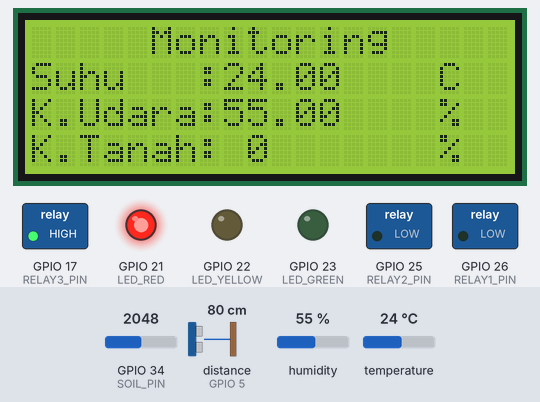
A sketch run on a simulated ESP32. Shown: 20×4 character LCD, switched loads named in the sketch (green lamp = pin HIGH), output pins drawn as LEDs (lit = HIGH). Wiring (inferred from the names in the program): ultrasonic range finder: trigger GPIO 18; echo GPIO 5. The inputs (shaded band) are chosen by the test bench; at power-on: GPIO 34 (SOIL_PIN) = 2048, distance to the obstacle (sensor on GPIO 5) 80 cm, humidity 55 %, temperature 24 °C. The echo pulse lasts 58.3 µs per cm; WiFi joins after 1.5 s; servers stay silent unless stated; storage starts empty; no MQTT or app messages arrive unless stated; pins used as bus, display or sensor lines are not drawn; what the sketch prints to the serial monitor is not drawn.

Above: at 7.8 s.
7.9 s: GPIO 34 (SOIL_PIN) set to 1464
At 12.4 s:
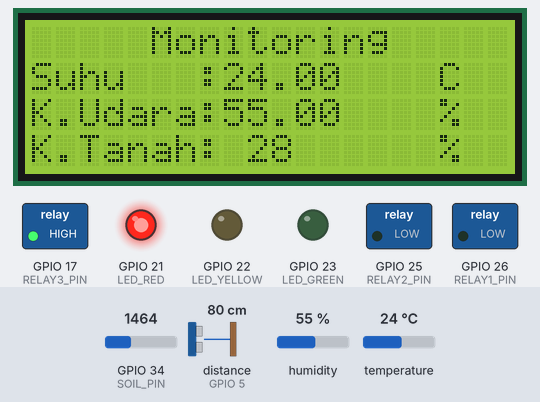
13.3 s: GPIO 34 (SOIL_PIN) set to 1365
At 17.7 s:
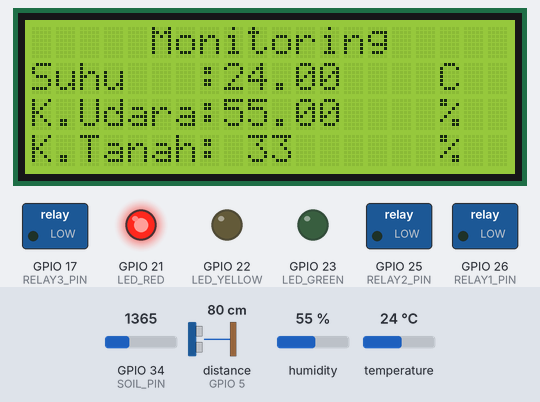
18.4 s: distance to the obstacle (sensor on GPIO 5) set to 34 cm
23.1 s: distance to the obstacle (sensor on GPIO 5) set to 28 cm
At 28.1 s:
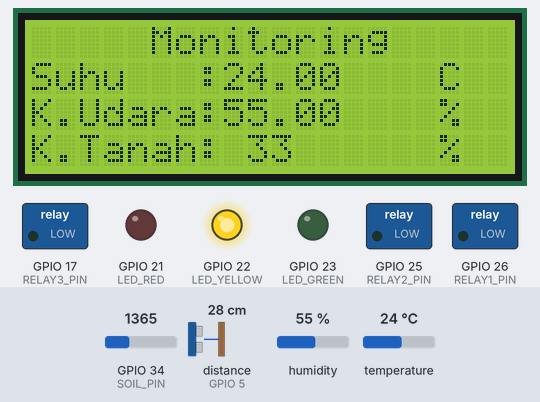
28.5 s: humidity set to 22 %
At 33.2 s:
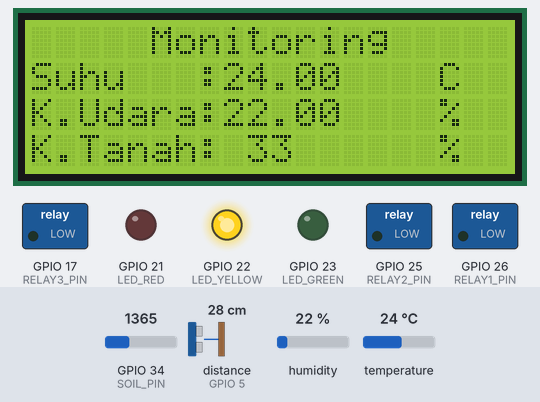
33.6 s: GPIO 34 (SOIL_PIN) set to 2866
At 38.3 s:
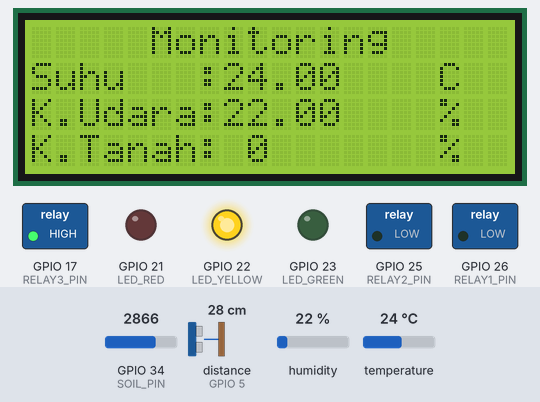
Timing chart, 0 to 39.6 s (numbered marks = the images above; inputs shaded):
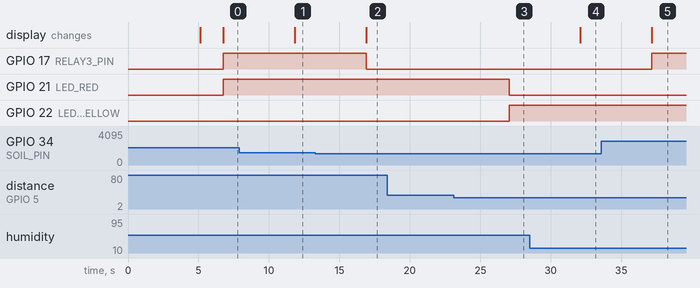

The sketch:

IoT_Agrotechnology.ino
```cpp
#include <Adafruit_Sensor.h>
#include <Arduino.h>
#include <DHT.h>
#include <DHT_U.h>
#include <LiquidCrystal_I2C.h>
#include <WiFi.h>
#include <ESPAsyncWebSrv.h>
#include <AsyncTCP.h>
#include <LittleFS.h>
#include <PubSubClient.h>

// --- Konfigurasi Pin ---
#define DHTPIN 4
#define DHTTYPE DHT21
#define SOIL_PIN 34
#define RELAY1_PIN 26
#define RELAY2_PIN 25
#define RELAY3_PIN 17

#define TRIG_PIN 18
#define ECHO_PIN 5

#define LED_GREEN 23
#define LED_YELLOW 22
#define LED_RED 21

// --- Konfigurasi WiFi & ThingsBoard ---
const char* ssid = "Wokwi-GUEST";
const char* password = "";
const char* tb_server = "thingsboard.cloud";
const int tb_port = 1883;
const char* tb_token = "BxAEfPxNaNBmMHDVLqgB";

// --- Objek Library ---
DHT dht(DHTPIN, DHTTYPE);
LiquidCrystal_I2C lcd(0x27, 20, 4);
AsyncWebServer server(80);
WiFiClient espClient;
PubSubClient client(espClient);

// --- Setup ---
void setup() {
  Serial.begin(115200);
  dht.begin();
  lcd.init();
  lcd.backlight();
  lcd.setCursor(3, 0); lcd.print("Selamat Datang!");
  lcd.setCursor(0, 1); lcd.print("WS Agroteknologi IoT");
  lcd.setCursor(3, 3); lcd.print("-- UG MURO --");
  delay(5000);
  lcd.clear();

  pinMode(SOIL_PIN, INPUT);
  pinMode(RELAY1_PIN, OUTPUT);
  pinMode(RELAY2_PIN, OUTPUT);
  pinMode(RELAY3_PIN, OUTPUT);
  digitalWrite(RELAY1_PIN, LOW);
  digitalWrite(RELAY2_PIN, LOW);
  digitalWrite(RELAY3_PIN, LOW);

  pinMode(TRIG_PIN, OUTPUT);
  pinMode(ECHO_PIN, INPUT);
  pinMode(LED_GREEN, OUTPUT);
  pinMode(LED_YELLOW, OUTPUT);
  pinMode(LED_RED, OUTPUT);

  WiFi.begin(ssid, password);
  while (WiFi.status() != WL_CONNECTED) {
    delay(500);
    Serial.print(".");
  }
  Serial.println("\nWiFi Terhubung!");
  Serial.println(WiFi.localIP());

  client.setServer(tb_server, tb_port);
  client.setCallback(callback);

  if (!LittleFS.begin()) {
    Serial.println("Gagal mounting LittleFS");
    return;
  }

  // Web Server
  server.on("/", HTTP_GET, [](AsyncWebServerRequest *request){
    request->send(LittleFS, "/index.html", "text/html");
  });
  server.on("/style.css", HTTP_GET, [](AsyncWebServerRequest *request){
    request->send(LittleFS, "/style.css", "text/css");
  });
  server.on("/data", HTTP_GET, [](AsyncWebServerRequest *request){
    float suhu = dht.readTemperature();
    float kelembaban = dht.readHumidity();
    int soil = analogRead(SOIL_PIN);
    int soilPct = map(soil, 2048, 0, 0, 100);
    soilPct = constrain(soilPct, 0, 100);
    String json = "{\"temperature\":" + String(suhu) +
                  ",\"humidity\":" + String(kelembaban) +
                  ",\"soilPercentage\":" + String(soilPct) + "}";
    request->send(200, "application/json", json);
  });

  server.begin();
}

// --- Loop ---
void loop() {
  if (!client.connected()) {
    reconnect();
  }
  client.loop();

  float suhu = dht.readTemperature();
  float kelembaban = dht.readHumidity();
  int soilVal = analogRead(SOIL_PIN);
  int soilPct = map(soilVal, 2048, 0, 0, 100);
  soilPct = constrain(soilPct, 0, 100);
  float jarak = getDistanceCM();

  // LCD (tanpa menampilkan jarak)
  lcd.setCursor(5, 0); lcd.print("Monitoring");
  lcd.setCursor(0, 1); lcd.print("Suhu   : ");
  lcd.setCursor(8, 1); lcd.print(suhu);
  lcd.setCursor(17, 1); lcd.print("C");

  lcd.setCursor(0, 2); lcd.print("K.Udara: ");
  lcd.setCursor(8, 2); lcd.print(kelembaban);
  lcd.setCursor(17, 2); lcd.print("%");

  lcd.setCursor(0, 3); lcd.print("K.Tanah: ");
  lcd.setCursor(9, 3); lcd.print("     ");
  lcd.setCursor(9, 3); lcd.print(soilPct);
  lcd.setCursor(17, 3); lcd.print("%");

  // Kontrol Relay
  digitalWrite(RELAY1_PIN, (suhu > 24 && kelembaban > 70) ? HIGH : LOW);
  digitalWrite(RELAY3_PIN, (soilPct < 30) ? HIGH : LOW);

  // Kontrol LED berdasarkan jarak
  kontrolLED(jarak);

  // Kirim ke ThingsBoard
  String data = "{";
  data += "\"Suhu\":" + String(suhu) + ",";
  data += "\"Kelembaban\":" + String(kelembaban) + ",";
  data += "\"Tinggi Air\":" + String(jarak) + ",";
  data += "\"Soil Moisture\":" + String(soilPct);
  data += "}";
  char payload[data.length() + 1];
  data.toCharArray(payload, sizeof(payload));
  client.publish("v1/devices/me/telemetry", payload);

  Serial.println("Data terkirim ke ThingsBoard.");
  delay(5000);
}

// --- Fungsi Jarak Ultrasonik ---
float getDistanceCM() {
  digitalWrite(TRIG_PIN, LOW);
  delayMicroseconds(2);
  digitalWrite(TRIG_PIN, HIGH);
  delayMicroseconds(10);
  digitalWrite(TRIG_PIN, LOW);
  long duration = pulseIn(ECHO_PIN, HIGH);
  return duration * 0.034 / 2.0;
}

// --- Fungsi LED Berdasarkan Jarak ---
void kontrolLED(float jarak) {
  if (jarak > 30) {
    setLED(HIGH, LOW, LOW); // Merah
  } else if (jarak >= 15 && jarak <= 30) {
    setLED(LOW, HIGH, LOW); // Kuning
  } else {
    setLED(LOW, LOW, HIGH); // Hijau
  }
}

void setLED(bool red, bool yellow, bool green) {
  digitalWrite(LED_RED, red);
  digitalWrite(LED_YELLOW, yellow);
  digitalWrite(LED_GREEN, green);
}

// --- Callback MQTT ---
void callback(char* topic, byte* payload, unsigned int length) {
  Serial.print("Pesan dari topic: ");
  Serial.println(topic);
}

// --- Reconnect MQTT ---
void reconnect() {
  while (!client.connected()) {
    Serial.print("Menghubungkan ke ThingsBoard...");
    if (client.connect("ESP32Client", tb_token, "")) {
      Serial.println("Berhasil");
    } else {
      Serial.print("Gagal, status=");
      Serial.println(client.state());
      delay(5000);
    }
  }
}
```

Measured:
- the behaviour switches between 1434 and 1433 on GPIO 34 (SOIL_PIN) (found by bisection; images 1 and 2)
- the behaviour switches between 31 and 30 cm on distance to the obstacle (sensor on GPIO 5) (found by bisection; images 2 and 3)
- after the input at 7.9 s, the display: changes after 3.9 s (image 1)
- after the input at 13.3 s, GPIO 17 (RELAY3_PIN): HIGH → LOW after 3.6 s; the display: changes after 3.6 s (image 2)
- after the input at 18.4 s, every drawn part: stays the same
- after the input at 23.1 s, GPIO 21 (LED_RED): HIGH → LOW after 3.9 s; GPIO 22 (LED_YELLOW): LOW → HIGH after 3.9 s
- after the input at 28.5 s, the display: changes after 3.6 s (image 4)
- after the input at 33.6 s, GPIO 17 (RELAY3_PIN): LOW → HIGH after 3.6 s; the display: changes after 3.6 s (image 5)
